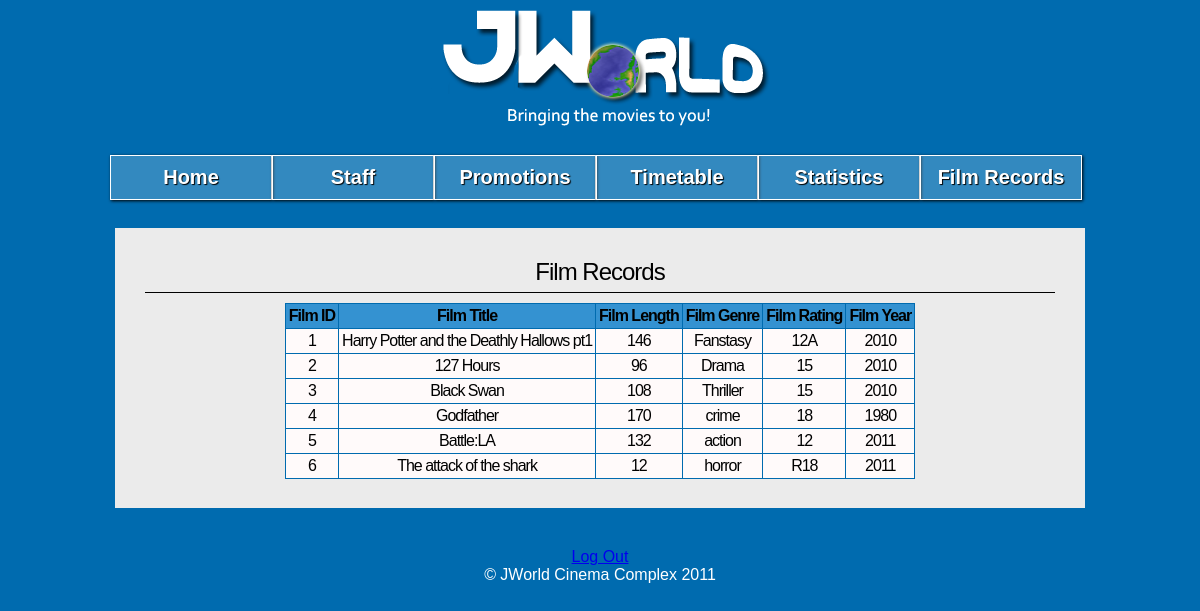
The page /admin.php?page=films-acs (signed in) on the database its author committed.
### tables this page shows
CREATE TABLE films (
  film_ID int(11) NOT NULL AUTO_INCREMENT,
  film_title varchar(255) NOT NULL,
  film_length int(11) NOT NULL,
  film_genre varchar(20) NOT NULL,
  film_rating varchar(5) NOT NULL,
  film_year int(11) NOT NULL,
  PRIMARY KEY (film_ID)
);

### res/pages/admin/films-acs.php (the view, shortened to what this page needs)
<div id="body">
<h1>Film Records</h1>
<h3>
	<?php
	$query = mysql_query("SELECT * FROM films");
	echo "<table border='1' class=\"center\">
	<tr>
	<th>Film ID</th>
	<th>Film Title</th>
	<th>Film Length</th>
	<th>Film Genre</th>
	<th>Film Rating</th>
	<th>Film Year</th>
	</tr>";
	while($row = mysql_fetch_array($query))
	{
		echo "<tr>";
		echo "<td>" . $row['film_ID'] . "</td>";
		echo "<td>" . $row['film_title'] . "</td>";
		echo "<td>" . $row['film_length'] . "</td>";
		echo "<td>" . $row['film_genre'] . "</td>";
		echo "<td>" . $row['film_rating'] . "</td>";
		echo "<td>" . $row['film_year'] . "</td>";
		echo"</tr>";
	}
	echo "</table>";
	?>
</h3>
</div>

### res/css/admin.css (style rules this page uses)
body { font-family: "Trebuchet MS", Arial, Helvetica, sans-serif; color: #000; background: #006BAF; margin: 0; padding: 0; }
h1 { border-bottom:1px solid #000000; letter-spacing:-1px; font-size:24px; padding-bottom:6px; font-weight:400; margin:10px 10px 3px 0; font-family:Vera, Helvetica, Georgia; }
h3 { letter-spacing:-1px; font-size:16px; padding-bottom:6px; font-weight:400; margin:10px 10px 3px 0; font-family:Vera, Helvetica, Georgia; }
#body { font-family:"Palatino Linotype", "Book Antiqua", Palatino, serif; font-size:28px; font-weight:bold; background-color: #EBEBEB; width: 920px; height:100%; padding:20px 20px 20px 30px; margin-bottom:20px; margin-left:auto; margin-right:auto; text-align:center; }
.center { margin-left:auto; margin-right:auto; text-align:center; }
table { border-collapse:collapse; }
table, td, th { border:0.5px solid #006BAF; padding:3px; }
td { text-align:center; background-color:#FFFAFA; }
th { background-color:#3492D1; color:black; }

### rows shown on the page
films: film_ID "1", film_title "Harry Potter and the Deathly Hallows pt1", film_length "146", film_genre "Fanstasy", film_rating "12A", film_year "2010"
films: film_ID "2", film_title "127 Hours", film_length "96", film_genre "Drama", film_rating "15", film_year "2010"
films: film_ID "3", film_title "Black Swan", film_length "108", film_genre "Thriller", film_rating "15", film_year "2010"
films: film_ID "4", film_title "Godfather", film_length "170", film_genre "crime", film_rating "18", film_year "1980"
films: film_ID "5", film_title "Battle:LA", film_length "132", film_genre "action", film_rating "12", film_year "2011"
films: film_ID "6", film_title "The attack of the shark", film_length "12", film_genre "horror", film_rating "R18", film_year "2011"
